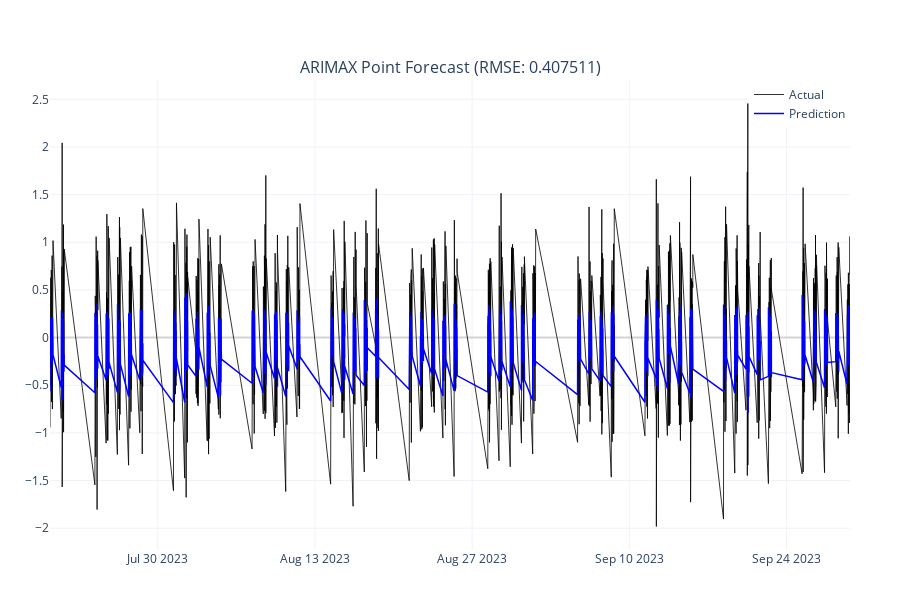

Write notebook code for a chart like this one.
### Code cell
# PLOT THE RESULTS
fig = make_subplots(rows=1, cols=1, subplot_titles=[f"ARIMAX Point Forecast (RMSE: {rmse_mean_only:.6f})"])
fig.add_trace(go.Scatter(x=test_dates, y=test_diff, name="Actual", line=dict(color='black', width=1), opacity=0.8),row=1, col=1)
fig.add_trace(go.Scatter(x=test_dates, y=mean_forecast, name="Prediction", line=dict(color='blue', width=1.5)),row=1, col=1)

fig.update_layout(template="plotly_white", height=600, showlegend=True,legend=dict(orientation="v", yanchor="top", y=1, xanchor="right",x=1), margin=dict(l=50, r=50, t=80, b=50))

fig.update_xaxes(showgrid=True, gridwidth=1, gridcolor='#f0f2f6', tickformat='%b %d %Y')
fig.update_yaxes(showgrid=True, gridwidth=1, gridcolor='#f0f2f6', zeroline=True, zerolinecolor='lightgrey')

fig.show()

### Figure 1 — Plotly figure (JSON) as saved in the notebook; plotly's stock layout.template omitted (floating-point values rounded to 4 significant figures; data arrays with more than 128 entries replaced by an {"elided": "..."} marker saying what was removed)
{"data": [{"line": {"color": "black", "width": 1}, "name": "Actual", "opacity": 0.8, "type": "scatter", "x": {"elided": "3978 str values"}, "xaxis": "x", "y": {"elided": "3978 float values"}, "yaxis": "y"}, {"line": {"color": "blue", "width": 1.5}, "name": "Prediction", "type": "scatter", "x": {"elided": "3978 str values"}, "xaxis": "x", "y": {"elided": "3978 float values"}, "yaxis": "y"}], "layout": {"annotations": [{"font": {"size": 16}, "showarrow": false, "text": "ARIMAX Point Forecast (RMSE: 0.407511)", "x": 0.5, "xanchor": "center", "xref": "paper", "y": 1, "yanchor": "bottom", "yref": "paper"}], "height": 600, "legend": {"orientation": "v", "x": 1, "xanchor": "right", "y": 1, "yanchor": "top"}, "margin": {"b": 50, "l": 50, "r": 50, "t": 80}, "showlegend": true, "xaxis": {"anchor": "y", "domain": [0, 1], "gridcolor": "#f0f2f6", "gridwidth": 1, "showgrid": true, "tickformat": "%b %d %Y"}, "yaxis": {"anchor": "x", "domain": [0, 1], "gridcolor": "#f0f2f6", "gridwidth": 1, "showgrid": true, "zeroline": true, "zerolinecolor": "lightgrey"}}}
